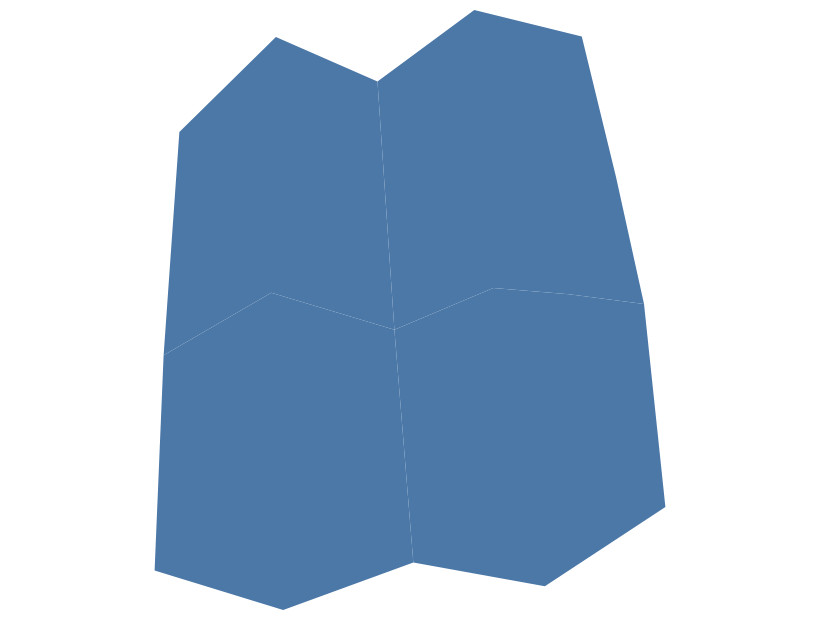

Here is the Vega-Lite specification saved for this chart:
### Vega-Lite specification from a JSON file in a GitHub repository (floating-point values rounded to 4 significant figures)
{"$schema": "https://vega.github.io/schema/vega-lite/v6.json", "padding": 5, "autosize": "none", "width": 400, "height": 300, "data": {"values": {"type": "FeatureCollection", "features": [{"type": "Feature", "properties": {"name": "west", "value": 3, "cat": "a"}, "geometry": {"type": "Polygon", "coordinates": [[[-11, 48], [-2, 52], [9, 50], [10, 36], [0, 33], [-10, 35], [-11, 48]]]}}, {"type": "Feature", "properties": {"name": "east", "value": 5, "cat": "b"}, "geometry": {"type": "Polygon", "coordinates": [[[9, 50], [18, 52], [31, 50], [30, 38], [20, 34], [10, 36], [9, 50]]]}}, {"type": "Feature", "properties": {"name": "north-west", "value": 2, "cat": "a"}, "geometry": {"type": "Polygon", "coordinates": [[[-12, 60], [-3, 65], [8, 63], [9, 50], [-2, 52], [-11, 48], [-12, 60]]]}}, {"type": "Feature", "properties": {"name": "north-east", "value": 8, "cat": "b"}, "geometry": {"type": "Polygon", "coordinates": [[[8, 63], [19, 66], [30, 64], [31, 50], [18, 52], [9, 50], [8, 63]]]}}]}, "format": {"property": "features"}}, "projection": {"type": "mercator", "center": [10, 50], "rotate": [-5, -20, 0]}, "mark": "geoshape"}
